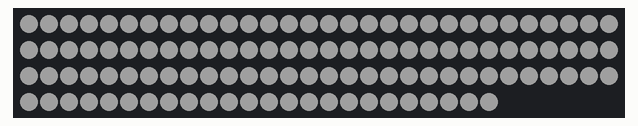
Recording of a sketch running on a simulated Arduino Uno, built with avr-gcc and run on an emulated ATmega328P. On the bench: 114 RGB LEDs in strip order, left to right, continuing on the next row. Dim RGB values are drawn brighter than linear.

Above: at 25.07 s.

The sketch:

FirstLight_dotstars.ino
```cpp
// Use if you want to force the software SPI subsystem to be used for some reason (generally, you don't)
// #define FASTLED_FORCE_SOFTWARE_SPI
// Use if you want to force non-accelerated pin access (hint: you really don't, it breaks lots of things)
// #define FASTLED_FORCE_SOFTWARE_SPI
// #define FASTLED_FORCE_SOFTWARE_PINS
#include "FastLED.h"

///////////////////////////////////////////////////////////////////////////////////////////
//
// Move a white dot along the strip of leds.  This program simply shows how to configure the leds,
// and then how to turn a single pixel white and then off, moving down the line of pixels.
//
#define BRIGHTNESS 32 // (0-255)

// How many leds are in the strip?
#define NUM_LEDS 114

// Data pin that led data will be written out over
#define DATA_PIN 14

// Clock pin only needed for SPI based chipsets when not using hardware SPI
#define CLOCK_PIN 11

// This is an array of leds.  One item for each led in your strip.
CRGB leds[NUM_LEDS];

// This function sets up the ledsand tells the controller about them
void setup() {
	// sanity check delay - allows reprogramming if accidently blowing power w/leds
   	delay(2000);

      // Uncomment one of the following lines for your leds arrangement.
      // FastLED.addLeds<TM1803, DATA_PIN, RGB>(leds, NUM_LEDS);
      // FastLED.addLeds<TM1804, DATA_PIN, RGB>(leds, NUM_LEDS);
      // FastLED.addLeds<TM1809, DATA_PIN, RGB>(leds, NUM_LEDS);
      // FastLED.addLeds<WS2811, DATA_PIN, RGB>(leds, NUM_LEDS);
      // FastLED.addLeds<WS2812, DATA_PIN, RGB>(leds, NUM_LEDS);
      // FastLED.addLeds<WS2812B, DATA_PIN, RGB>(leds, NUM_LEDS);
      // FastLED.addLeds<NEOPIXEL, DATA_PIN>(leds, NUM_LEDS);
      // FastLED.addLeds<APA104, DATA_PIN>(leds, NUM_LEDS);
      // FastLED.addLeds<WS2811_400, DATA_PIN, RGB>(leds, NUM_LEDS);
      // FastLED.addLeds<GW6205, DATA_PIN, RGB>(leds, NUM_LEDS);
      // FastLED.addLeds<GW6205_400, DATA_PIN, RGB>(leds, NUM_LEDS);
      // FastLED.addLeds<UCS1903, DATA_PIN, RGB>(leds, NUM_LEDS);
      // FastLED.addLeds<UCS1903B, DATA_PIN, RGB>(leds, NUM_LEDS);

      // FastLED.addLeds<WS2801, RGB>(leds, NUM_LEDS);
      // FastLED.addLeds<SM16716, RGB>(leds, NUM_LEDS);
      // FastLED.addLeds<LPD8806, RGB>(leds, NUM_LEDS);
      // FastLED.addLeds<P9813, RGB>(leds, NUM_LEDS);
      // FastLED.addLeds<APA102, RGB>(leds, NUM_LEDS);
       FastLED.addLeds<DOTSTAR, RGB>(leds, NUM_LEDS);

      // FastLED.addLeds<WS2801, DATA_PIN, CLOCK_PIN, RGB>(leds, NUM_LEDS);
      // FastLED.addLeds<SM16716, DATA_PIN, CLOCK_PIN, RGB>(leds, NUM_LEDS);
      // FastLED.addLeds<LPD8806, DATA_PIN, CLOCK_PIN, RGB>(leds, NUM_LEDS);
      // FastLED.addLeds<P9813, DATA_PIN, CLOCK_PIN, RGB>(leds, NUM_LEDS);
      // FastLED.addLeds<APA102, DATA_PIN, CLOCK_PIN, RGB>(leds, NUM_LEDS);
      // FastLED.addLeds<DOTSTAR, DATA_PIN, CLOCK_PIN, RGB>(leds, NUM_LEDS);
}

// This function runs over and over, and is where you do the magic to light
// your leds.
void loop() {
   // Move a single white led
   for(int whiteLed = 0; whiteLed < NUM_LEDS; whiteLed = whiteLed + 1) {
      // Turn our current led on to white, then show the leds
      leds[whiteLed] = CRGB::White;

      FastLED.setBrightness(BRIGHTNESS);

      // Show the leds (only one of which is set to white, from above)
      FastLED.show();

      // Wait a little bit
      delay(200);

      // Turn our current led back to black for the next loop around
      leds[whiteLed] = CRGB::Black;
   }

   for(int whiteLed = 0; whiteLed < NUM_LEDS; whiteLed++) {
      // Turn our current led on to white, then show the leds
      leds[whiteLed] = CRGB::White;
   }

    FastLED.setBrightness(BRIGHTNESS);

    // Show the leds (only one of which is set to white, from above)
    FastLED.show();

    // Wait a little bit
    delay(200);

   for(int whiteLed = 0; whiteLed < NUM_LEDS; whiteLed++) {
      // Turn our current led on to white, then show the leds
    leds[whiteLed] = CRGB::Black;
   }

   for(int whiteLed = 0; whiteLed < NUM_LEDS; whiteLed++) {
  // Dim a color by 25% (64/256ths)
  // using "video" scaling, meaning: never fading to full black
    leds[whiteLed].fadeToBlackBy( 64 );

   }

    FastLED.setBrightness(BRIGHTNESS);

    // Show the leds (only one of which is set to white, from above)
    FastLED.show();
    delay(500);

}
```
